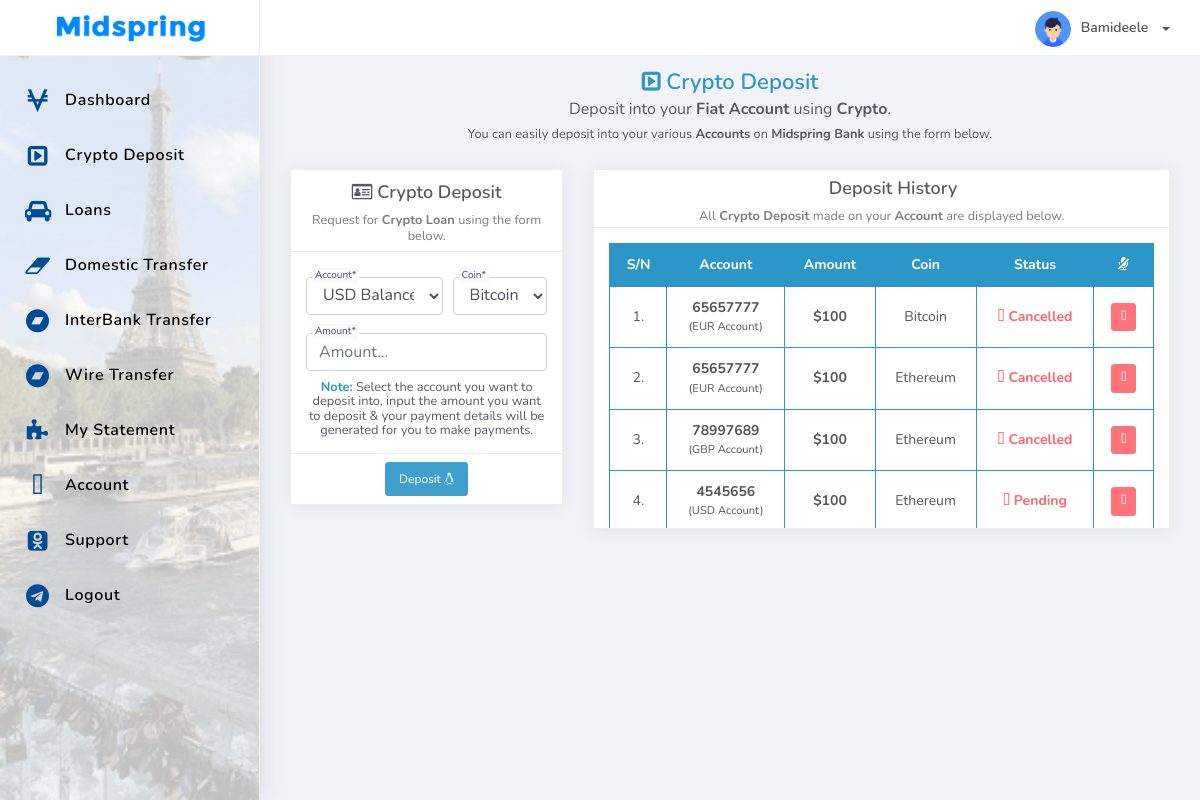
Screenshot of /home/deposit.php (signed in) with the database file from the repository.
### tables this page shows
CREATE TABLE `users` (
  `id` int(11) NOT NULL,
  `gencode` varchar(40) NOT NULL,
  `name` varchar(50) NOT NULL,
  `email` varchar(50) NOT NULL,
  `photo` varchar(255) DEFAULT NULL,
  `password` varchar(255) NOT NULL,
  `passkey` varchar(40) DEFAULT NULL,
  `ip_address` varchar(40) NOT NULL,
  `city` varchar(100) DEFAULT NULL,
  `sex` varchar(100) DEFAULT NULL,
  `nation` varchar(100) DEFAULT NULL,
  `dob` varchar(100) DEFAULT NULL,
  `salary` varchar(100) DEFAULT NULL,
  `work` varchar(100) DEFAULT NULL,
  `marry` varchar(100) DEFAULT NULL,
  `reg_state` varchar(40) NOT NULL,
  `reg_country` varchar(40) NOT NULL,
  `bank_name` varchar(25) DEFAULT NULL,
  `account_name` varchar(50) DEFAULT NULL,
  `account_no` varchar(50) DEFAULT NULL,
  `btc_address` varchar(255) DEFAULT NULL,
  `eth_address` varchar(255) DEFAULT NULL,
  `litecoin_address` varchar(200) DEFAULT NULL,
  `ripple_address` varchar(200) DEFAULT NULL,
  `plan` varchar(25) DEFAULT '0',
  `promo_plan` varchar(20) NOT NULL DEFAULT '0',
  `confirmed_plan` varchar(25) DEFAULT '0',
  `account_bal` varchar(20) NOT NULL DEFAULT '0',
  `ref_bonus` varchar(20) NOT NULL DEFAULT '0',
  `bonus_released` varchar(20) NOT NULL DEFAULT '0',
  `ref_by` varchar(20) DEFAULT NULL,
  `ref_link` varchar(100) DEFAULT NULL,
  `entered_at` datetime DEFAULT NULL,
  `activated_at` datetime DEFAULT NULL,
  `last_growth` datetime DEFAULT NULL,
  `idcard` varchar(400) DEFAULT NULL,
  `photoid` varchar(400) DEFAULT NULL,
  `transfer` varchar(120) NOT NULL DEFAULT 'active',
  `deposit` varchar(100) NOT NULL DEFAULT 'active',
  `status` varchar(25) DEFAULT 'blocked',
  `verification` varchar(40) DEFAULT NULL,
  `otpstatus` int(11) NOT NULL DEFAULT 0,
  `otp` int(11) DEFAULT NULL,
  `type` varchar(25) DEFAULT '0',
  `created_at` datetime NOT NULL,
  `updated_at` datetime NOT NULL
);

CREATE TABLE `deposits` (
  `id` int(11) NOT NULL,
  `trx` varchar(40) NOT NULL,
  `user` varchar(20) NOT NULL,
  `acoount_id` int(11) DEFAULT NULL,
  `amount` varchar(20) NOT NULL,
  `payment_mode` varchar(20) NOT NULL,
  `plan` varchar(20) DEFAULT NULL,
  `status` varchar(20) NOT NULL,
  `proof` varchar(255) NOT NULL,
  `created_at` timestamp NOT NULL DEFAULT current_timestamp() ON UPDATE current_timestamp(),
  `updated_at` timestamp NOT NULL DEFAULT current_timestamp() ON UPDATE current_timestamp()
);

CREATE TABLE `accounts` (
  `id` int(11) NOT NULL,
  `user_id` int(11) DEFAULT NULL,
  `account_type` varchar(50) DEFAULT NULL,
  `account_number` varchar(100) DEFAULT NULL,
  `routing` varchar(100) DEFAULT NULL,
  `balance` varchar(50) DEFAULT NULL,
  `status` varchar(50) NOT NULL DEFAULT 'active',
  `created_at` timestamp NOT NULL DEFAULT current_timestamp(),
  `updated_at` timestamp NOT NULL DEFAULT current_timestamp() ON UPDATE current_timestamp()
);

### home/includes/auth.php (called while the page is built, shortened)
<?php
$session_id = $_SESSION['logged_id'];
?>

### home/deposit.php (the view, shortened to what this page needs)
<?php
 include_once 'includes/auth.php';
$user_query = mysqli_query($con, "select * from users where id='$session_id'")or die(mysqli_error());
$row = mysqli_fetch_array($user_query);
?>
<!DOCTYPE html>
<html class="__fb-dark-mode">
<head><meta http-equiv="X-UA-Compatible" content="IE=edge,chrome=1" />
<link rel="stylesheet" href="https://maxst.icons8.com/vue-static/landings/line-awesome/font-awesome-line-awesome/css/all.min.css">
<link rel="stylesheet" href="https://maxst.icons8.com/vue-static/landings/line-awesome/line-awesome/1.3.0/css/line-awesome.min.css">
<link rel="stylesheet" href="https://use.fontawesome.com/releases/v5.11.2/css/all.css">
<link rel="stylesheet" href="https://maxcdn.bootstrapcdn.com/font-awesome/4.7.0/css/font-awesome.min.css">
<link rel="stylesheet" href="https://maxcdn.icons8.com/fonts/line-awesome/1.1/css/line-awesome-font-awesome.min.css">
<link rel="stylesheet" href="assets/style.css">
 </head><body> <div class="wrapper"><div class="main-header"><div class="logo-header"><a href="home" class="logo mx-auto" style="display: block;text-align: center;"><img src="assets/img/logo.png?v=0.09ASDghshjsdTYHGHGskjj" style="height: auto;max-width: 200px;" alt="" /></a></div><nav class="navbar navbar-header navbar-expand-lg">
<div class="container-fluid"> <div class="col"> </div>
<ul class="navbar-nav topbar-nav ml-md-auto align-items-center"><li class="nav-item dropdown"><a class="dropdown-toggle profile-pic" data-toggle="dropdown" href="javascript:void();" aria-expanded="false"> <img src="assets/img/profile/profile.png" alt="user-img" width="36px" style="width:36px;" class="img-circle" data-picture><span ><?php echo $row['name']; ?></span> </a></li></ul>
</div>
</nav></div>
<div class="sidebar" style="background-image:url('assets/img/1.png?v=0.09ASDghshjsdTYHGHGskjj');">
<div class="scrollbar-inner sidebar-wrapper"><ul class="nav" id="memenu"><li class="nav-item"><a href="home" aside><i class="fa la-home"></i><p>Dashboard</p></a></li><li class="nav-item"><a href="deposit" aside><i class="fa la-btc"></i><p>Crypto Deposit</p></a></li><li class="nav-item"><a href="loan" aside><i class="fa la-diamond"></i><p>Loans</p></a></li><li class="nav-item"><a href="domestic" aside><i class="fa la-bank"></i><p>Domestic Transfer</p></a></li><li class="nav-item"><a href="interbank" aside><i class="fa la-refresh"></i><p>InterBank Transfer</p></a></li><li class="nav-item"><a href="transfer" aside><i class="fa la-refresh"></i><p>Wire Transfer</p></a></li><li class="nav-item"><a href="statement" aside><i class="fa la-bar-chart"></i><p>My Statement</p></a></li><li class="nav-item"><a href="settings" aside><i class="fa la-user"></i><p>Account</p></a></li><li class="nav-item"><a href="support"><i class="fa la-support"></i><p>Support</p></a></li><li class="nav-item"><a href="logout" aside><i class="fa la-power-off"></i><p>Logout</p></a></li></ul></div></div>
<div class="main-panel"><div class="content" style="min-height:81vh;padding-top:12px;" id="my-view">
        <div class="container-fluid">
            <div class="row">
                <div class="col-12">
                    <h4 class="page-title text-warning mb-0" align="center"><i class="fa la-btc"></i> Crypto Deposit</h4>
                    <p class="mb-4" align="center">Deposit into your <b>Fiat Account</b> using <b>Crypto</b>.<br><small>You can easily deposit into your various <b>Accounts</b> on <b>Midspring Bank</b> using the form below.</small></p>
                </div>
                <div class="col-12 col-md-4">
                    <div class="card">
                        <div class="card-header py-2">
                            <h4 class="card-title" align="center"><i class="fa la-plus-circle"></i> Crypto Deposit</h4>
                            <p class="card-category mt-1" style="line-height:1;" align="center"><small>Request for <b>Crypto Loan</b> using the form below.</small></p>
                        </div>
                        <form id="invest" style="display:contents;" autocomplete="off">
						<div class="card-body" style="padding-top:7px;padding-bottom:5px;">
						    <div class="form-row">
						    <div class="form-group col-7">
						        <label for="acct">Account*</label>
						        <select name="acct" id="acct" class="form-control" required="">
						            <option value="USD">USD Balance</option>
						        </select>
					        </div>
					        <div class="form-group col-5">
						        <label for="coin">Coin*</label>
						        <select name="coin" id="coin" class="form-control" required=""><option value="btc">Bitcoin</option><option value="eth">Ethereum</option><option value="usdt">USDT</option>
						        </select>
					        </div>
					        <div class="form-group col-12 mb-0">
						        <label for="amt">Amount*</label>
						        <input type="tel" data-amount="" maxlength="10" name="amt" id="amt" placeholder="Amount..." class="form-control" required="">
					        </div>
					        </div>
					        <p class=" mt-2" style="line-height:0.9;" align="center"><small><b class="text-warning">Note:</b> Select the account you want to deposit into, input the amount you want to deposit &amp; your payment details will be generated for you to make payments.</small></p>
						</div>
						<div class="card-footer py-2" align="center">
						    <button class="btn btn-warning btn-sm" type="submit">Deposit <i class="fa la-check-circle"></i></button>
						</div>
						</form>
					</div>
                </div>
                <div class="col-12 col-md-8">
                    <div class="card">
                        <div class="card-header py-1">
                            <h4 class="card-title" align="center"><i class="fa la-area-chart"></i> Deposit History</h4>
                            <p class="card-category mt-1 col-12 col-md-11 mx-auto" style="line-height:1;" align="center"><small>All <b>Crypto Deposit</b> made on your <b>Account</b> are displayed below.</small></p>
                        </div>
                        <div class="card-body" style="max-height:300px;overflow-y:scroll;">
                            <div class="table-responsive">
								<table class="table table-bordered-bd-warning table-head-bg-warning table-bordered table-hover">
									<thead>
										<tr>
										    <th scope="col" style="text-align:center;">S/N</th>
										    <th scope="col" style="text-align:center;">Account</th>
											<th scope="col" style="text-align:center;">Amount</th>
											<th scope="col" style="text-align:center;">Coin</th>
											<th scope="col" style="text-align:center;">Status</th>
											<th scope="col" style="text-align:center;"><i class="fa la-bars"></i></th>
										</tr>
									</thead>
								    <tbody>
									<?php
									$return_query = mysqli_query($con, "select * from deposits where user='$session_id'")or die (mysqli_error());
										  $sn = 1;
										while ($return_row = mysqli_fetch_array($return_query) ){
										$acc_id = $return_row['acoount_id'];
										$accounData = mysqli_query($con, "select * from accounts where id=$acc_id")or die(mysqli_error());
										$rowacc = mysqli_fetch_array($accounData);
									?>
										<tr>
										    <td style="text-align:center;"><?php echo $sn++; ?>.</td>
										    <td style="text-align:center;"><b><?php echo $rowacc['account_number']; ?><br><small>(<?php echo $rowacc['account_type']; ?> Account)</small></b></td>
										    <td style="text-align:center;"><b>$<?php echo (number_format($return_row['amount'])); ?></b></td>
										    <td style="text-align:center;">
											<?php if($return_row['payment_mode'] == 'btc') { ?>
											Bitcoin
											<?php } elseif($return_row['payment_mode'] == 'eth') { ?>
											Ethereum
											<?php } else { ?>
											USDT
											<?php } ?>
											</td>
										    <td style="text-align:center;"><b class="text-danger"><i class="fa la-times"></i>
										    <?php if($return_row['status'] == 'pending') { ?>
											Pending
											<?php } elseif($return_row['status'] == 'approved') { ?>
											Confirmed
											<?php } else { ?>
											Cancelled
											<?php } ?></b></td>
										    <td style="text-align:center;"><b class="btn btn-xs btn-danger"><i class="fa la-times-circle"></i></b></td>
										</tr>
										<?php } ?>
									</tbody>
								</table>
							</div>
                        </div>
                    </div>
                </div>
            </div>
        </div>
</div></div>
</div>
<script src="//code.tidio.co/d4ymu0tb2cizdrr0qphekc42ctxw0o5t.js" async></script></body></html>

### rows the page displays
users: name "Bamideele"
deposits: accounts.account_number "65657777", accounts.account_type "EUR", amount "100", payment_mode "Bitcoin", status "Cancelled"
deposits: accounts.account_number "65657777", accounts.account_type "EUR", amount "100", payment_mode "Ethereum", status "Cancelled"
deposits: accounts.account_number "78997689", accounts.account_type "GBP", amount "100", payment_mode "Ethereum", status "Cancelled"
deposits: accounts.account_number "4545656", accounts.account_type "USD", amount "100", payment_mode "Ethereum", status "Pending"
